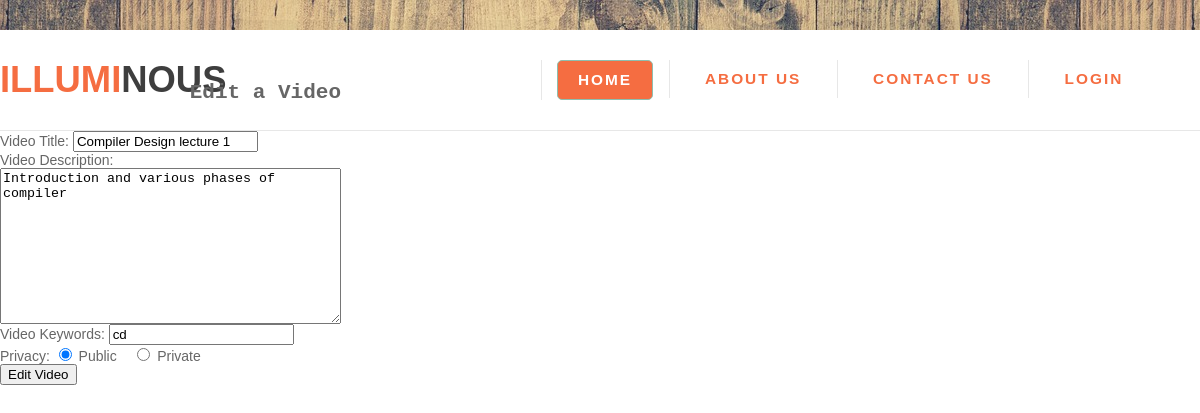
Page /edit_video.php?videoid=b5dba6311b58ad431936be85bf435cb2 on the committed database.
### tables this page shows
CREATE TABLE IF NOT EXISTS `videos` (
  `id` int(11) NOT NULL,
  `video_title` varchar(255) NOT NULL,
  `video_description` text NOT NULL,
  `video_keywords` varchar(99) NOT NULL,
  `uploaded_by` varchar(99) NOT NULL,
  `privacy` varchar(99) NOT NULL,
  `date_uploaded` varchar(99) NOT NULL,
  `md5` varchar(99) NOT NULL,
  `views` varchar(111) NOT NULL,
  `video_id` varchar(55) NOT NULL,
  `file_md5` varchar(55) NOT NULL,
  `file_location` varchar(233) NOT NULL,
  `thumbnail` varchar(125) NOT NULL,
  `deleted` varchar(125) NOT NULL,
  `subject` varchar(20) NOT NULL
);

### edit_video.php (the view, shortened to what this page needs)
<?php
include ( 'includes/header1.php' );
$videoid = $_GET['videoid'];
$check = mysql_query("SELECT * FROM videos WHERE video_id='$videoid'");
if (mysql_num_rows($check) == 1) {
while($row = mysql_fetch_assoc($check)) {
           $video_title = $row['video_title'];
           $video_description = $row['video_description'];
           $video_keywords = $row['video_keywords'];
           $privacy = $row['privacy'];
           if ($privacy=='Public') {
           	$c = 'checked';
           	$c2 = '';
           } else {
           	$c = '';
           	$c2 = 'checked';
           }
}
}
?>
<div class="col-lg-6 pull-left"style="padding-left: 0;"  >
          <span class="pull-left">
 <label class="col-lg-12 control-label" for="keyword" style="padding-right: 0;">
<h2 style=" float:right; margin-top:-50px; font-family: 'Courier New', Courier, monospace"> Edit a Video</h2>
<form action='edit_video.php?videoid=<?php echo $videoid; ?>' method='POST' enctype='multipart/form-data'>
Video Title: <input type='text' name='video_title'class="form-control" value='<?php echo $video_title; ?>' /><br />
Video Description:<br />
<textarea rows='10' cols='40' name='video_description'class="form-control"><?php echo $video_description; ?></textarea><br />
Video Keywords: <input type='text' name='video_keywords'class="form-control" value='<?php echo $video_keywords; ?>' /><br />
Privacy: <input type='radio' name='privacy' <?php echo $c; ?> value='Public' /> Public &nbsp;&nbsp; <input type='radio' name='privacy' <?php echo $c2; ?> value='Private' /> Private<br />
<input type='submit' name='submit' value='Edit Video'>
</form></label></span></div>

### css/style.css (style rules this page uses)
body { font-family: 'Source Sans Pro', sans-serif; font-size: 14px; color: #666; }

### css/default.css (style rules this page uses)
html, body { height: 100%; }
body { margin: 0px; padding: 0px; font-family: 'Open Sans', sans-serif; font-size: 10pt; color: #000000; }
h1, h2, h3 { margin: 0; padding: 0; }

### rows in the picture
videos: video_title "Compiler Design lecture 1", video_description "Introduction and various phases of compiler", video_keywords "cd"
